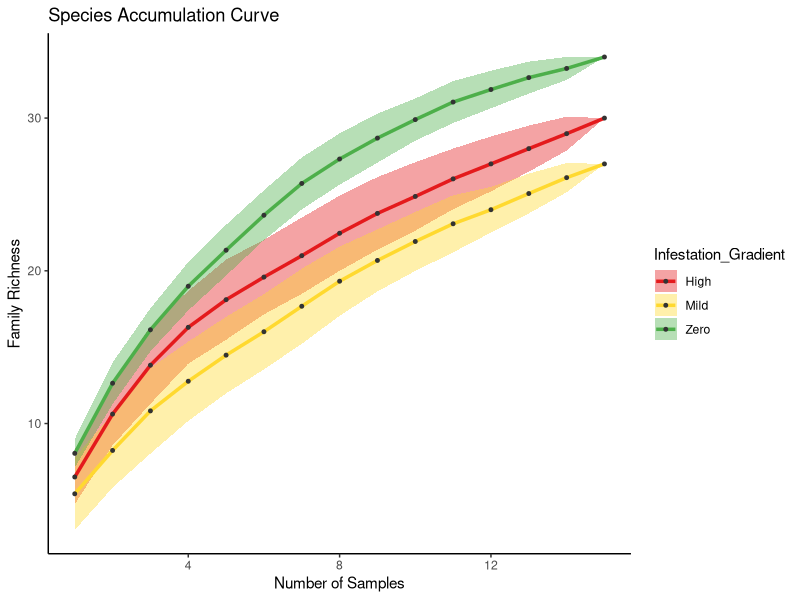

Source code (R):
## ---- chunk 1
knitr::opts_chunk$set(echo = TRUE)

library(tidyverse)
library(readxl)
library(vegan)

## ---- chunk 2

pt.abundance <- read_excel("Data/Nosa_Pitfall.xlsx", 
                      sheet = "Abundance")

pt.tax <- read_excel("Data/Nosa_Pitfall.xlsx", 
                      sheet = "Taxonomy")

bt.abundance <- read_excel("Data/Nosa_Beating_Tray.xlsx",
                           sheet = "Abundance")

bt.tax <- read_excel( "Data/Nosa_Beating_Tray.xlsx",
                            sheet = "Taxonomy")

correct_fam <- read.csv("Data/corrected_family_names.csv") %>% 
  select(c(1,2))

## ---- chunk 3
pt.tax <- pt.tax %>% 
  mutate(Family = ifelse(is.na(Family), Order, Family),
         Species = ifelse(is.na(Species), Family, Species))

bt.tax <- bt.tax %>% 
  mutate(Family = ifelse(is.na(Family), Order, Family),
         Species = ifelse(is.na(Species), Family, Species))


## ---- chunk 4

semi_join(pt.tax, bt.tax,by = "ID")   # Looks good!
anti_join(pt.tax, bt.tax,by = "ID")   # Just Four IDs
anti_join(bt.tax, pt.tax, by = "ID")  # Just three IDs

## ---- chunk 5
bt.family <- as.data.frame(unique(bt.tax$Family)) %>%
  rename(Family = 1)

pt.family <- as.data.frame(unique(pt.tax$Family)) %>%
  rename(Family = 1)

full_families <- full_join(bt.family, pt.family, by = "Family")
## ---- chunk 6
write.csv(full_families, file = "C:\\Users\\DELL\\Desktop\\Jane PhD\\full_families.csv", 
          row.names = FALSE) # for my reference
## ---- chunk 7
correct_fam<- correct_fam %>% 
  rename("Family" = "Original")

## ---- chunk 8
pt.tax_update <- left_join(pt.tax, correct_fam, by = "Family") %>% 
  select(-c("Family")) %>% 
  rename("Family" = "Corrected")

bt.tax_update <- left_join(bt.tax, correct_fam, by = "Family") %>% 
  select(-c("Family")) %>% 
  rename("Family" = "Corrected")

## ---- chunk 9

pt.abundance_L<- pt.abundance %>% # Long format
  rename(Sample = ID) %>%
  mutate(across(starts_with("Msp"), as.numeric)) %>%
  pivot_longer(cols = starts_with("Msp"),
               names_to = "ID",
               values_to = "Abundance") %>% 
  as.data.frame() %>% 
  mutate(Abundance = ifelse(is.na(Abundance), 0, Abundance)) # Deals with NAs
#  sum(is.na(pt.abundance_L))

bt.abundance_L<- bt.abundance %>% # Long format
  rename(Sample = ID) %>%
  mutate(across(starts_with("Msp"), as.numeric)) %>%
  pivot_longer(cols = starts_with("Msp"),
               names_to = "ID",
               values_to = "Abundance") %>% 
  as.data.frame() %>% 
  mutate(Abundance = ifelse(is.na(Abundance), 0, Abundance))

pt.abundance_LT <- left_join(pt.abundance_L, pt.tax_update, by  = "ID")
bt.abundance_LT <- left_join(bt.abundance_L, bt.tax_update, by = "ID")
bt.abundance_LT
## ---- chunk 10

pt.final <- pt.abundance_LT %>% 
  select(State,LGA,Village,Infestation_Gradient,Seasons,Sample,Family,Abundance) %>% 
  group_by(State,LGA,Village,Infestation_Gradient,Seasons,Sample,Family) %>% 
  summarise(Abundance = sum(Abundance)) %>% 
  pivot_wider(names_from = "Family",
              values_from = "Abundance")

pt.final <- pt.final %>%
  mutate(Sample = case_when(
    Sample %in% c("Pt1", "PT1", "Pf1") ~ "PT1",
    Sample %in% c("Pt2", "PT2", "Pf2") ~ "PT2",
    Sample %in% c("Pt3", "PT3", "Pf3") ~ "PT3",
    Sample %in% c("Pt4", "PT4", "Pf4") ~ "PT4",
    Sample %in% c("Pt5", "PT5", "Pf5") ~ "PT5",
    Sample %in% c("Pt6", "PT6", "Pf6") ~ "PT6",
    Sample %in% c("Pt7", "PT7", "Pf7") ~ "PT7",
    Sample %in% c("Pt8", "PT8", "Pf8") ~ "PT8",
    Sample %in% c("Pt9", "PT9", "Pf9") ~ "PT9",
    Sample %in% c("Pt10", "PT10", "Pf10") ~ "PT10",
    Sample %in% c("Pt11", "PT11", "Pf11") ~ "PT11",
    Sample %in% c("Pt12", "PT12", "Pf12") ~ "PT12",
    Sample %in% c("Pt13", "PT13", "Pf13") ~ "PT13",
    Sample %in% c("Pt14", "PT14", "Pf14") ~ "PT14",
    Sample %in% c("Pt15", "PT15", "Pf15") ~ "PT15",
    TRUE ~ Sample
  ))

# length(unique(pt.final$Sample))  Great - We expect 15 of them!

bt.final <- bt.abundance_LT %>% 
  select(State,`Local Government Area`, Village,Infestion_Gradient,Season,Sample,Family,Abundance) %>% 
  rename("LGA" = "Local Government Area",
         "Infestation_Gradient" = "Infestion_Gradient",
         "Seasons" = "Season") %>% 
  group_by(State,LGA,Village,Infestation_Gradient,Seasons,Sample,Family) %>% 
  summarise(Abundance = sum(Abundance)) %>% 
  pivot_wider(names_from = "Family",
              values_from = "Abundance")

# length(unique(bt.final$Sample))# Great
   
   pt.final <- pt.final %>%
     select(where(~ !is.numeric(.x) || sum(.x, na.rm = TRUE) != 0))
   
 
 full_Data <-  rbind(
   pt.abundance_LT %>% 
          select(State,LGA,Village,Infestation_Gradient,Seasons,Sample,Family,Abundance) %>% 
          group_by(State,LGA,Village,Infestation_Gradient,Seasons,Sample,Family) %>% 
          summarise(Abundance = sum(Abundance)),
   
   bt.abundance_LT %>% 
          select(State,`Local Government Area`, Village,Infestion_Gradient,Season,Sample,Family,Abundance) %>% 
          rename("LGA" = "Local Government Area",
                 "Infestation_Gradient" = "Infestion_Gradient",
                 "Seasons" = "Season") %>% 
          group_by(State,LGA,Village,Infestation_Gradient,Seasons,Sample,Family) %>% 
          summarise(Abundance = sum(Abundance))
        )  %>%
   mutate(Sample = case_when(
     Sample %in% c("Pt1", "PT1", "Pf1") ~ "PT1",
     Sample %in% c("Pt2", "PT2", "Pf2") ~ "PT2",
     Sample %in% c("Pt3", "PT3", "Pf3") ~ "PT3",
     Sample %in% c("Pt4", "PT4", "Pf4") ~ "PT4",
     Sample %in% c("Pt5", "PT5", "Pf5") ~ "PT5",
     Sample %in% c("Pt6", "PT6", "Pf6") ~ "PT6",
     Sample %in% c("Pt7", "PT7", "Pf7") ~ "PT7",
     Sample %in% c("Pt8", "PT8", "Pf8") ~ "PT8",
     Sample %in% c("Pt9", "PT9", "Pf9") ~ "PT9",
     Sample %in% c("Pt10", "PT10", "Pf10") ~ "PT10",
     Sample %in% c("Pt11", "PT11", "Pf11") ~ "PT11",
     Sample %in% c("Pt12", "PT12", "Pf12") ~ "PT12",
     Sample %in% c("Pt13", "PT13", "Pf13") ~ "PT13",
     Sample %in% c("Pt14", "PT14", "Pf14") ~ "PT14",
     Sample %in% c("Pt15", "PT15", "Pf15") ~ "PT15",
     TRUE ~ Sample
   )) %>% 
   pivot_wider(names_from = "Family",
                 values_from = "Abundance")
## ---- chunk 11

 full_Data <- full_Data %>%
   mutate(across(where(is.numeric), ~ replace_na(.x, 0))) %>% 
   mutate(LGA = ifelse(LGA == "Ovia North East", "Ovia NE", LGA))%>%
   select(where(~ !is.numeric(.x) || sum(.x, na.rm = TRUE) != 0)) %>%  # drop column its sum = 0
   mutate(Collection_method = ifelse(str_starts(Sample, "P"),
                                     "Pitfall",
                                     "Beating tray")) %>% 
   mutate(Village = ifelse((Village=="Iguoviobo"), "Iguovbiobo", Village))


 write.csv(full_Data, 
           file = "Data/full_Data.csv", 
           row.names = FALSE)
 
 
## ---- chunk 12


Iguegosagie_wet.d <- full_Data %>% 
  filter(Village== "Iguegosagie", Seasons == "Wet") %>%
  dplyr::select(where(~ !is.numeric(.x) || sum(.x, na.rm = TRUE) != 0)) %>% 
  group_by(Infestation_Gradient) %>% 
  summarise(across(where(is.numeric), sum)) %>% 
  dplyr::select(-1)

# Built-in vegan diversity indices
shannon <- diversity(Iguegosagie_wet.d, index = "shannon")
simpson <- diversity(Iguegosagie_wet.d, index = "simpson")
richness <- specnumber(Iguegosagie_wet.d)
total_abundance <- rowSums(Iguegosagie_wet.d)
margalef <- (richness - 1) / log(total_abundance)

# Combine into data frame
(indices.Iguegosagie_wet.d <- data.frame(
  Infestation_gradient = c("High", "Mild", "Zero"),
  Shannon = shannon,
  Simpson = simpson,
  Margalef = margalef,
  Richness = richness,
  Abundance = total_abundance
) %>% 
    mutate(Season = "Wet",
           Village = "Iguegosagie"))


## ---- chunk 13
head(indices.Iguegosagie_wet.d)
## ---- chunk 14

Ogua_wet.d <- full_Data %>% 
  filter(Village== "Ogua", Seasons == "Wet") %>%
  dplyr::select(where(~ !is.numeric(.x) || sum(.x, na.rm = TRUE) != 0)) %>% 
  group_by(Infestation_Gradient) %>% 
  summarise(across(where(is.numeric), sum)) %>% 
  dplyr::select(-1)

# Built-in vegan diversity indices
shannon <- diversity(Ogua_wet.d, index = "shannon")
simpson <- diversity(Ogua_wet.d, index = "simpson")
richness <- specnumber(Ogua_wet.d)
total_abundance <- rowSums(Ogua_wet.d)
margalef <- (richness - 1) / log(total_abundance)

# Combine into data frame
(indices.Ogua_wet.d <- data.frame(
  Infestation_gradient = c("High", "Mild", "Zero"),
  Shannon = shannon,
  Simpson = simpson,
  Margalef = margalef,
  Richness = richness,
  Abundance = total_abundance
) %>% 
    mutate(Season = "Wet",
           Village = "Ogua"))


Ahor_Urokosa_wet.d <- full_Data %>% 
  filter(Village== "Ahor-Urokosa", Seasons == "Wet") %>%
  dplyr::select(where(~ !is.numeric(.x) || sum(.x, na.rm = TRUE) != 0)) %>% 
  group_by(Infestation_Gradient) %>% 
  summarise(across(where(is.numeric), sum)) %>% 
  dplyr::select(-1)

# Built-in vegan diversity indices
shannon <- diversity(Ahor_Urokosa_wet.d, index = "shannon")
simpson <- diversity(Ahor_Urokosa_wet.d, index = "simpson")
richness <- specnumber(Ahor_Urokosa_wet.d)
total_abundance <- rowSums(Ahor_Urokosa_wet.d)
margalef <- (richness - 1) / log(total_abundance)

# Combine into data frame
(indices.Ahor_Urokosa_wet.d <- data.frame(
  Infestation_gradient = c("High", "Mild", "Zero"),
  Shannon = shannon,
  Simpson = simpson,
  Margalef = margalef,
  Richness = richness,
  Abundance = total_abundance
) %>% 
    mutate(Season = "Wet",
           Village = "Ahor-Urokosa"))


Iguovbiobo_wet.d <- full_Data %>% 
  filter(Village== "Iguovbiobo", Seasons == "Wet") %>%
  dplyr::select(where(~ !is.numeric(.x) || sum(.x, na.rm = TRUE) != 0)) %>% 
  group_by(Infestation_Gradient) %>% 
  summarise(across(where(is.numeric), sum)) %>% 
  dplyr::select(-1)

# Built-in vegan diversity indices
shannon <- diversity(Iguovbiobo_wet.d, index = "shannon")
simpson <- diversity(Iguovbiobo_wet.d, index = "simpson")
richness <- specnumber(Iguovbiobo_wet.d)
total_abundance <- rowSums(Iguovbiobo_wet.d)
margalef <- (richness - 1) / log(total_abundance)

# Combine into data frame
(indices.Iguovbiobo_wet.d <- data.frame(
  Infestation_gradient = c("High", "Mild", "Zero"),
  Shannon = shannon,
  Simpson = simpson,
  Margalef = margalef,
  Richness = richness,
  Abundance = total_abundance
) %>% 
    mutate(Season = "Wet",
           Village = "Iguovbiobo"))



Iguegosagie_Dry.d <- full_Data %>% 
  filter(Village== "Iguegosagie", Seasons == "Dry") %>%
  dplyr::select(where(~ !is.numeric(.x) || sum(.x, na.rm = TRUE) != 0)) %>% 
  group_by(Infestation_Gradient) %>% 
  summarise(across(where(is.numeric), sum)) %>% 
  dplyr::select(-1)

# Built-in vegan diversity indices
shannon <- diversity(Iguegosagie_Dry.d, index = "shannon")
simpson <- diversity(Iguegosagie_Dry.d, index = "simpson")
richness <- specnumber(Iguegosagie_Dry.d)
total_abundance <- rowSums(Iguegosagie_Dry.d)
margalef <- (richness - 1) / log(total_abundance)

# Combine into data frame
(indices.Iguegosagie_Dry.d <- data.frame(
  Infestation_gradient = c("High", "Mild", "Zero"),
  Shannon = shannon,
  Simpson = simpson,
  Margalef = margalef,
  Richness = richness,
  Abundance = total_abundance
) %>% 
    mutate(Season = "Dry",
           Village = "Iguegosagie"))


Ogua_Dry.d <- full_Data %>% 
  filter(Village== "Ogua", Seasons == "Dry") %>%
  dplyr::select(where(~ !is.numeric(.x) || sum(.x, na.rm = TRUE) != 0)) %>% 
  group_by(Infestation_Gradient) %>% 
  summarise(across(where(is.numeric), sum)) %>% 
  dplyr::select(-1)

# Built-in vegan diversity indices
shannon <- diversity(Ogua_Dry.d, index = "shannon")
simpson <- diversity(Ogua_Dry.d, index = "simpson")
richness <- specnumber(Ogua_Dry.d)
total_abundance <- rowSums(Ogua_Dry.d)
margalef <- (richness - 1) / log(total_abundance)

# Combine into data frame
(indices.Ogua_Dry.d <- data.frame(
  Infestation_gradient = c("High", "Mild", "Zero"),
  Shannon = shannon,
  Simpson = simpson,
  Margalef = margalef,
  Richness = richness,
  Abundance = total_abundance
) %>% 
    mutate(Season = "Dry",
           Village = "Ogua"))


Ahor_Urokosa_Dry.d <- full_Data %>% 
  filter(Village== "Ahor-Urokosa", Seasons == "Dry") %>%
  dplyr::select(where(~ !is.numeric(.x) || sum(.x, na.rm = TRUE) != 0)) %>% 
  group_by(Infestation_Gradient) %>% 
  summarise(across(where(is.numeric), sum)) %>% 
  dplyr::select(-1)

# Built-in vegan diversity indices
shannon <- diversity(Ahor_Urokosa_Dry.d, index = "shannon")
simpson <- diversity(Ahor_Urokosa_Dry.d, index = "simpson")
richness <- specnumber(Ahor_Urokosa_Dry.d)
total_abundance <- rowSums(Ahor_Urokosa_Dry.d)
margalef <- (richness - 1) / log(total_abundance)

# Combine into data frame
(indices.Ahor_Urokosa_Dry.d <- data.frame(
  Infestation_gradient = c("High", "Mild", "Zero"),
  Shannon = shannon,
  Simpson = simpson,
  Margalef = margalef,
  Richness = richness,
  Abundance = total_abundance
) %>% 
    mutate(Season = "Dry",
           Village = "Ahor-Urokosa"))


Iguovbiobo_Dry.d <- full_Data %>% 
  filter(Village== "Iguovbiobo", Seasons == "Dry") %>%
  dplyr::select(where(~ !is.numeric(.x) || sum(.x, na.rm = TRUE) != 0)) %>% 
  group_by(Infestation_Gradient) %>% 
  summarise(across(where(is.numeric), sum)) %>% 
  dplyr::select(-1)

# Built-in vegan diversity indices
shannon <- diversity(Iguovbiobo_Dry.d, index = "shannon")
simpson <- diversity(Iguovbiobo_Dry.d, index = "simpson")
richness <- specnumber(Iguovbiobo_Dry.d)
total_abundance <- rowSums(Iguovbiobo_Dry.d)
margalef <- (richness - 1) / log(total_abundance)

# Combine into data frame
(indices.Iguovbiobo_Dry.d <- data.frame(
  Infestation_gradient = c("High", "Mild", "Zero"),
  Shannon = shannon,
  Simpson = simpson,
  Margalef = margalef,
  Richness = richness,
  Abundance = total_abundance
) %>% 
    mutate(Season = "Dry",
           Village = "Iguovbiobo"))



indices.combined <- rbind(indices.Ahor_Urokosa_Dry.d,
                          indices.Ahor_Urokosa_wet.d,
                          indices.Iguegosagie_Dry.d,
                          indices.Iguegosagie_wet.d,
                          indices.Iguovbiobo_Dry.d,
                          indices.Iguovbiobo_wet.d,
                          indices.Ogua_Dry.d,
                          indices.Ogua_wet.d) %>% 
  as.data.frame()


## ---- chunk 15

head(indices.combined, 15)
## ---- chunk 16
infestation_colors <- c(
  "Zero" = "#4DAF4A",   # green
  "Mild" = "#FFD92F",   # yellow
  "High" = "#E41A1C"    # red
)

# Iguegosagie

# High

Iguegosagie_wet.PT.H.s <- full_Data %>%   
  filter(Village == "Iguegosagie", 
         Seasons == "Wet", 
         Collection_method == "Pitfall",
         Infestation_Gradient == "High") %>%
  ungroup() %>% 
  dplyr::select(where(~ !is.numeric(.x) || sum(.x, na.rm = TRUE) != 0)) %>%  
  dplyr::select(where(is.numeric)) %>%   
  mutate(across(everything(), ~ as.numeric(.x))) %>%   
  mutate(across(everything(), ~ replace_na(.x, 0)))   

Iguegosagie_wet.PT.H.sac <- specaccum(Iguegosagie_wet.PT.H.s, method = "random")

Iguegosagie_wet.PT.H.sac.df <- data.frame(
  Sites = Iguegosagie_wet.PT.H.sac$sites,
  Richness = Iguegosagie_wet.PT.H.sac$richness,
  SD = Iguegosagie_wet.PT.H.sac$sd
) %>%
  mutate(
    Lower = Richness - SD,
    Upper = Richness + SD
  )%>%
  mutate(Infestation_Gradient = "High")



# Mild
Iguegosagie_wet.PT.M.s <- full_Data %>%   
  filter(Village == "Iguegosagie", 
         Seasons == "Wet", 
         Collection_method == "Pitfall",
         Infestation_Gradient == "Mild") %>%
  ungroup() %>% 
  dplyr::select(where(~ !is.numeric(.x) || sum(.x, na.rm = TRUE) != 0)) %>%  
  dplyr::select(where(is.numeric)) %>%   
  mutate(across(everything(), ~ as.numeric(.x))) %>%   
  mutate(across(everything(), ~ replace_na(.x, 0)))   

Iguegosagie_wet.PT.M.sac <- specaccum(Iguegosagie_wet.PT.M.s, method = "random")

Iguegosagie_wet.PT.M.sac.df <- data.frame(
  Sites = Iguegosagie_wet.PT.M.sac$sites,
  Richness = Iguegosagie_wet.PT.M.sac$richness,
  SD = Iguegosagie_wet.PT.M.sac$sd
) %>%
  mutate(
    Lower = Richness - SD,
    Upper = Richness + SD
  )%>%
  mutate(Infestation_Gradient = "Mild")


# Zero

Iguegosagie_wet.PT.Z.s <- full_Data %>%   
  filter(Village == "Iguegosagie", 
         Seasons == "Wet", 
         Collection_method == "Pitfall",
         Infestation_Gradient == "Zero") %>%
  ungroup() %>% 
  dplyr::select(where(~ !is.numeric(.x) || sum(.x, na.rm = TRUE) != 0)) %>%  
  dplyr::select(where(is.numeric)) %>%   
  mutate(across(everything(), ~ as.numeric(.x))) %>%   
  mutate(across(everything(), ~ replace_na(.x, 0)))   

Iguegosagie_wet.PT.Z.sac <- specaccum(Iguegosagie_wet.PT.Z.s, method = "random")

Iguegosagie_wet.PT.Z.sac.df <- data.frame(
  Sites = Iguegosagie_wet.PT.Z.sac$sites,
  Richness = Iguegosagie_wet.PT.Z.sac$richness,
  SD = Iguegosagie_wet.PT.Z.sac$sd
) %>%
  mutate(
    Lower = Richness - SD,
    Upper = Richness + SD
  )%>%
  mutate(Infestation_Gradient = "Zero")



Iguegosagie_wet.PT.combined <-rbind(Iguegosagie_wet.PT.H.sac.df,
                                    Iguegosagie_wet.PT.M.sac.df,
                                    Iguegosagie_wet.PT.Z.sac.df)

## ---- chunk 17
# Iguegosagie_wet.PT.combined.plot
Iguegosagie_wet.PT.combined.plot<- ggplot(Iguegosagie_wet.PT.combined, aes(x = Sites, y = Richness,
          fill = Infestation_Gradient )) +
  geom_ribbon(aes(ymin = Lower, ymax = Upper),  alpha = 0.4) +
  geom_line( aes(colour =Infestation_Gradient), linewidth = 1.2) +
  geom_point(size = 1,color = "#333333") +
  labs(
    title = "Species Accumulation Curve",
    x = "Number of Samples",
    y = "Family Richness"
  ) +
  scale_fill_manual(values = infestation_colors) +
  scale_colour_manual(values = infestation_colors) +
  theme_classic()
Iguegosagie_wet.PT.combined.plot
